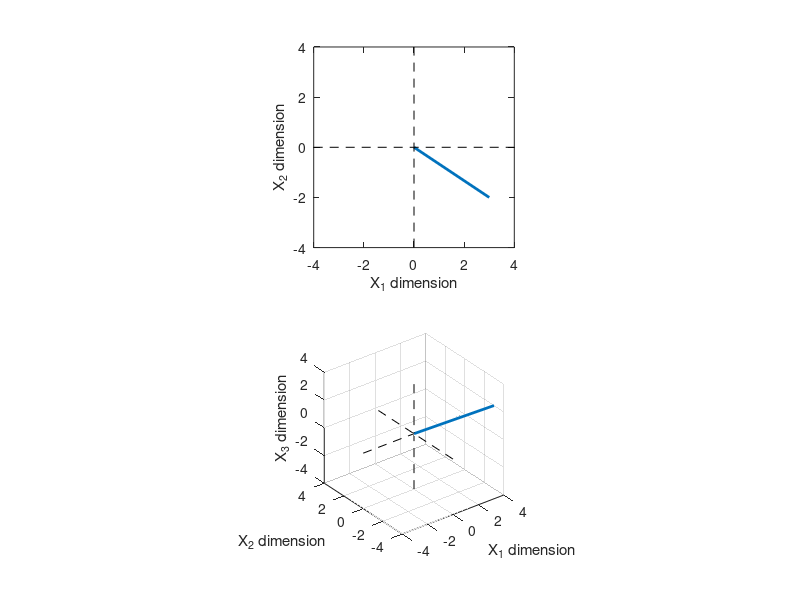

Here is the MATLAB script that generated this plot:
% Algebraic and geometric interpretations %

% Creating and Plotting Vectors

% 2-dimensional row vector 
v2 = [ 3 -2 ]

% 3-dimensional row vector 
v3 = [ 4 -3 2 ]

% row vector to column vector (or vice-versa)
v3'


% plotting preparation
figure(1), clf
subplot(211)

% plotting 2-dimensional vector
plot([0 v2(1)], [0 v2(2)], 'linew', 2)

% making the plot look nicer
axis square
axis([-4 4 -4 4])
hold on 
plot(get(gca, 'xlim'), [0 0], 'k--')
plot([0 0], get(gca, 'ylim'), 'k--')
xlabel('X_1 dimension')
ylabel('X_2 dimension')

% plotting preparation
subplot(212)

% plotting 3-dimensional vector 
plot3([0 v3(1)], [0 v3(2)], [0 v3(3)], 'linew', 2)

% making the plot look nicer 
axis square 
axis([-4 4 -4 4 -4 4])
hold on, grid on
plot3(get(gca, 'xlim'), [0 0], [0 0], 'k--')
plot3([0 0], get(gca, 'ylim'), [0 0], 'k--')
plot3([0 0], [0 0], get(gca, 'zlim'), 'k--')
xlabel('X_1 dimension')
ylabel('X_2 dimension')
zlabel('X_3 dimension')

% activates rotation
rotate3d on